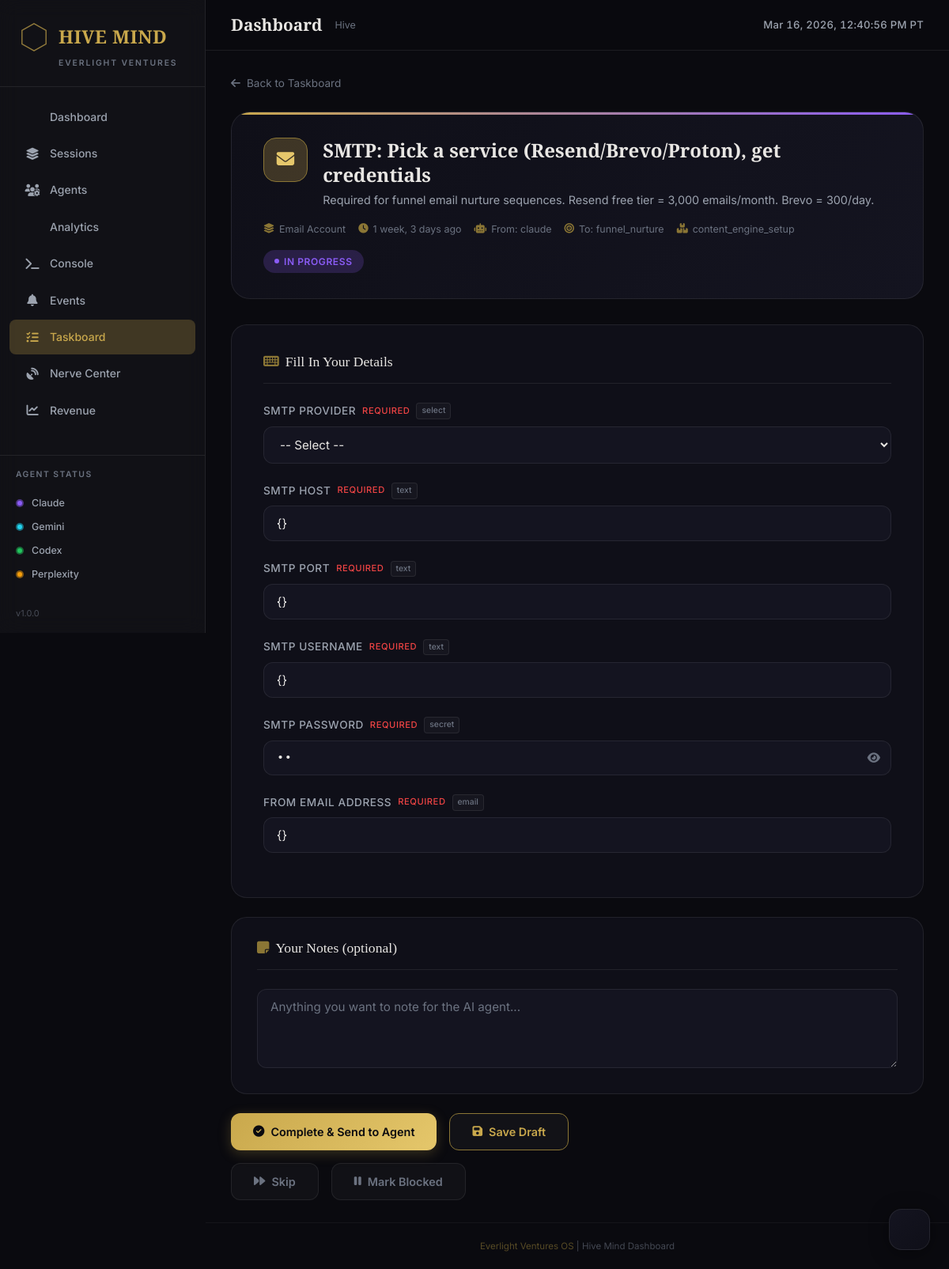
/taskboard/task/2/, run on the app's committed database.
### taskboard/models.py (models this page shows, shortened)
class TaskItem(models.Model):
    STATUS_CHOICES = [
        ("pending", "Pending"),
        ("in_progress", "In Progress"),
        ("completed", "Completed"),
        ("blocked", "Blocked"),
        ("skipped", "Skipped"),
    ]
    PRIORITY_CHOICES = [
        (1, "Critical"),
        (2, "High"),
        (3, "Normal"),
        (4, "Low"),
        (5, "Optional"),
    ]
    template = models.ForeignKey(TaskTemplate, on_delete=models.CASCADE, related_name="tasks")
    title = models.CharField(max_length=300)
    description = models.TextField(blank=True, help_text="AI-provided context for the task")
    status = models.CharField(max_length=20, choices=STATUS_CHOICES, default="pending")
    priority = models.IntegerField(choices=PRIORITY_CHOICES, default=3)
    source_agent = models.CharField(max_length=100, blank=True, help_text="Which AI agent created this")
    target_agent = models.CharField(max_length=100, blank=True, help_text="Which agent should receive the data")
    batch_id = models.CharField(max_length=100, blank=True, help_text="Groups related tasks together")
    data_encrypted = models.TextField(blank=True, help_text="Encrypted submitted form data")
    notes = models.TextField(blank=True, help_text="Human notes during completion")
    created_at = models.DateTimeField(auto_now_add=True)
    updated_at = models.DateTimeField(auto_now=True)
    completed_at = models.DateTimeField(null=True, blank=True)
    retrieved_by_agent = models.BooleanField(default=False)
    retrieved_at = models.DateTimeField(null=True, blank=True)
    class Meta:
        ordering = ["priority", "-created_at"]

class TaskTemplate(models.Model):
    CATEGORY_CHOICES = [
        ("api_credential", "API / Credential Setup"),
        ("social_media", "Social Media Account"),
        ("email_account", "Email Account"),
        ("domain", "Domain / Hosting"),
        ("payment", "Payment / Billing"),
        ("ai_agent", "AI Agent Config"),
        ("general", "General Task"),
    ]
    name = models.CharField(max_length=200, unique=True)
    category = models.CharField(max_length=30, choices=CATEGORY_CHOICES, default="general")
    description = models.TextField(blank=True)
    icon = models.CharField(max_length=50, default="fa-solid fa-clipboard-list",
                            help_text="Font Awesome icon class")
    schema = models.JSONField(help_text="Form field definitions (JSON array)")
    created_at = models.DateTimeField(auto_now_add=True)
    class Meta:
        ordering = ["category", "name"]
    def get_fields(self):
        return self.schema.get("fields", []) if isinstance(self.schema, dict) else self.schema

### taskboard/views.py (the view)
# urls.py: path("task/<int:task_id>/", views.task_form, name="task_form"),
def task_form(request, task_id):
    task = get_object_or_404(TaskItem.objects.select_related("template"), id=task_id)
    if task.status == "pending":
        task.status = "in_progress"
        task.save()
    fields = task.template.get_fields()
    existing_data = task.get_data() if task.data_encrypted else {}
    return render(request, "taskboard/task_form.html", {
        "task": task,
        "fields": fields,
        "existing_data": existing_data,
    })

### hive/context_processors.py (called while the page is built)
def hive_globals(request):
    return {
        'total_sessions': HiveSession.objects.count(),
        'active_agents': Agent.objects.active().count(),
        'now_pt': timezone.now(),
        'app_version': '1.0.0',
        'app_name': 'Hive Mind',
    }

### hive/models.py (called while the page is built)
    def active(self):
        return self.filter(is_active=True)

### taskboard/templates/taskboard/task_form.html (shortened to what this page needs)
{% extends "hive/base.html" %}
{% load humanize %}
{% block content %}
<a href="{% url 'taskboard:board' %}" class="tf-back">
  <i class="fa-solid fa-arrow-left"></i> Back to Taskboard
</a>
<div class="tf-hero">
  <div class="tf-hero-top">
    <div class="tf-hero-icon"><i class="{{ task.template.icon }}"></i></div>
    <div>
      <h1>{{ task.title }}</h1>
      {% if task.description %}<div class="tf-hero-desc">{{ task.description }}</div>{% endif %}
    </div>
  </div>
  <div class="tf-hero-meta">
    <span class="tf-meta-item"><i class="fa-solid fa-layer-group"></i> {{ task.template.get_category_display }}</span>
    <span class="tf-meta-item"><i class="fa-solid fa-clock"></i> {{ task.created_at|naturaltime }}</span>
    {% if task.source_agent %}<span class="tf-meta-item"><i class="fa-solid fa-robot"></i> From: {{ task.source_agent }}</span>{% endif %}
    {% if task.target_agent %}<span class="tf-meta-item"><i class="fa-solid fa-bullseye"></i> To: {{ task.target_agent }}</span>{% endif %}
    {% if task.batch_id %}<span class="tf-meta-item"><i class="fa-solid fa-boxes-stacked"></i> {{ task.batch_id }}</span>{% endif %}
    <span class="tf-status {{ task.status }}">
      <span style="width:6px;height:6px;border-radius:50%;background:currentColor;"></span>
      {{ task.get_status_display }}
    </span>
  </div>
</div>
<form method="post" action="{% url 'taskboard:task_submit' task.id %}">
  <div class="tf-form-card">
    <div class="tf-form-title"><i class="fa-solid fa-keyboard" style="margin-right:8px; color:var(--gold-dim);"></i>Fill In Your Details</div>
    {% for field in fields %}
    <div class="tf-field">
      <label class="tf-label" for="field_{{ field.name }}">
        {{ field.label|default:field.name }}
        {% if field.required %}<span class="required">REQUIRED</span>{% endif %}
        <span class="type-badge">{{ field.type|default:"text" }}</span>
      </label>
      {% if field.type == "secret" %}
      <div class="tf-secret-wrap">
        <input type="password" name="{{ field.name }}" id="field_{{ field.name }}"
               class="tf-input secret" placeholder="{{ field.placeholder|default:'Enter securely...' }}"
               value="{{ existing_data|default_if_none:'' }}"
               {% if field.required %}required{% endif %}>
        <button type="button" class="tf-secret-toggle" onclick="toggleSecret(this)" title="Show/hide">
          <i class="fa-solid fa-eye"></i>
        </button>
      </div>
      {% elif field.type == "textarea" %}
      <textarea name="{{ field.name }}" id="field_{{ field.name }}"
                class="tf-input" placeholder="{{ field.placeholder|default:'Enter details...' }}"
                {% if field.required %}required{% endif %}>{{ existing_data|default_if_none:'' }}</textarea>
      {% elif field.type == "select" %}
      <select name="{{ field.name }}" id="field_{{ field.name }}" class="tf-input"
              {% if field.required %}required{% endif %}>
        <option value="">-- Select --</option>
      </select>
      {% elif field.type == "checkbox" %}
      <label class="tf-checkbox-row">
        <input type="checkbox" name="{{ field.name }}" id="field_{{ field.name }}">
        <span>{{ field.label|default:field.name }}</span>
      </label>
      {% elif field.type == "email" %}
      <input type="email" name="{{ field.name }}" id="field_{{ field.name }}"
             class="tf-input" placeholder="{{ field.placeholder|default:'you@example.com' }}"
             value="{{ existing_data|default_if_none:'' }}"
             {% if field.required %}required{% endif %}>
      {% elif field.type == "url" %}
      <input type="url" name="{{ field.name }}" id="field_{{ field.name }}"
             class="tf-input" placeholder="{{ field.placeholder|default:'https://...' }}"
             value="{{ existing_data|default_if_none:'' }}"
             {% if field.required %}required{% endif %}>
      {% else %}
      <input type="text" name="{{ field.name }}" id="field_{{ field.name }}"
             class="tf-input" placeholder="{{ field.placeholder|default:'' }}"
             value="{{ existing_data|default_if_none:'' }}"
             {% if field.required %}required{% endif %}>
      {% endif %}
    </div>
    {% endfor %}
  </div>
  <div class="tf-notes-section">
    <div class="tf-form-title"><i class="fa-solid fa-sticky-note" style="margin-right:8px; color:var(--gold-dim);"></i>Your Notes (optional)</div>
    <textarea name="_notes" class="tf-input" placeholder="Anything you want to note for the AI agent...">{{ task.notes }}</textarea>
  </div>
  <div class="tf-actions">
    <button type="submit" name="_action" value="complete" class="tf-btn tf-btn-primary">
      <i class="fa-solid fa-check-circle"></i> Complete & Send to Agent
    </button>
    <button type="submit" name="_action" value="save" class="tf-btn tf-btn-save">
      <i class="fa-solid fa-floppy-disk"></i> Save Draft
    </button>
  </div>
</form>
<div class="tf-actions" style="margin-top: 1rem;">
  <form method="post" action="{% url 'taskboard:task_skip' task.id %}" style="display:inline;">
    <button type="submit" class="tf-btn tf-btn-skip" onclick="return confirm('Skip this task?');">
      <i class="fa-solid fa-forward"></i> Skip
    </button>
  </form>
  <form method="post" action="{% url 'taskboard:task_block' task.id %}" style="display:inline;">
    <button type="submit" class="tf-btn tf-btn-block">
      <i class="fa-solid fa-pause"></i> Mark Blocked
    </button>
  </form>
</div>
{% endblock %}

### hive/templates/hive/base.html (style rules this page uses)
:root { --bg-primary: #0a0a0f; --bg-secondary: #0f0f18; --bg-tertiary: #141420; --bg-card: rgba(255, 255, 255, 0.03); --bg-card-hover: rgba(255, 255, 255, 0.05); --gold: #c9a84c; --gold-dim: #8b7635; --gold-bright: #e5c76b; --gold-glow: rgba(201, 168, 76, 0.25); --purple: #8b5cf6; --purple-dim: #6d3fd0; --purple-glow: rgba(139, 92, 246, 0.2); --text-primary: #e8e6e3; --text-secondary: #9ca3af; --text-muted: #6b7280; --border-subtle: rgba(255, 255, 255, 0.08); --border-hover: rgba(255, 255, 255, 0.14); --glass-bg: rgba(255, 255, 255, 0.03); --glass-border: rgba(255, 255, 255, 0.08); --glass-blur: 12px; --sidebar-width: 260px; --topbar-height: 64px; --font-body: 'Inter', -apple-system, BlinkMacSystemFont, 'Segoe UI', sans-serif; --font-heading: 'Playfair Display', Georgia, 'Times New Roman', serif; --agent-claude: #8b5cf6; --agent-gemini: #22d3ee; --agent-codex: #22c55e; --agent-perplexity: #f59e0b; --ease-out-expo: cubic-bezier(0.16, 1, 0.3, 1); --transition-base: 0.2s var(--ease-out-expo); }
*, *::before, *::after { box-sizing: border-box; margin: 0; padding: 0; }
html { font-size: 16px; -webkit-font-smoothing: antialiased; -moz-osx-font-smoothing: grayscale; }
body { font-family: var(--font-body); background: var(--bg-primary); color: var(--text-primary); line-height: 1.6; min-height: 100vh; overflow-x: hidden; }
h1, h2, h3, h4, h5, h6 { font-family: var(--font-heading); font-weight: 600; line-height: 1.3; color: var(--text-primary); }
a { color: var(--gold); text-decoration: none; transition: color var(--transition-base); }
* { scrollbar-width: thin; scrollbar-color: var(--gold-dim) var(--bg-secondary); }

### data on the page
TaskItem: title "SMTP: Pick a service (Resend/Brevo/Proton), get credentials", description "Required for funnel email nurture sequences. Resend free tier = 3,000 emails/month. Brevo = 300/day.", template.category "Email Account", created_at "1 week, 3 days ago", source_agent "claude", target_agent "funnel_nurture", batch_id "content_engine_setup", status "IN PROGRESS"

### other printed values
{{ app_version }} "1.0.0"
{{ field.label|default:field.name }} "SMTP PROVIDER" "SMTP HOST" "SMTP PORT" "SMTP USERNAME" "SMTP PASSWORD" "FROM EMAIL ADDRESS"
{{ field.type|default:"text" }} "select" "text" "text" "text" "secret" "email"
